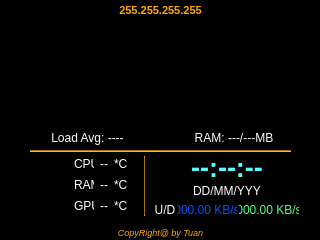
<?xml version="1.0" encoding="UTF-8"?>
<ui version="4.0">
 <class>MainWindow</class>
 <widget class="QMainWindow" name="MainWindow">
  <property name="geometry">
   <rect>
    <x>0</x>
    <y>0</y>
    <width>320</width>
    <height>240</height>
   </rect>
  </property>
  <property name="windowTitle">
   <string>MainWindow</string>
  </property>
  <property name="styleSheet">
   <string notr="true">background-color: rgb(0, 0, 0);</string>
  </property>
  <widget class="QWidget" name="mainBackground">
   <widget class="QLabel" name="BackgroundLabel">
    <property name="geometry">
     <rect>
      <x>0</x>
      <y>0</y>
      <width>321</width>
      <height>241</height>
     </rect>
    </property>
    <property name="styleSheet">
     <string notr="true">QLabel {
    background: transparent;
	border: none;
}</string>
    </property>
    <property name="text">
     <string/>
    </property>
    <property name="pixmap">
     <pixmap resource="BackGround.qrc">:/Background/Background.png</pixmap>
    </property>
    <property name="scaledContents">
     <bool>true</bool>
    </property>
   </widget>
   <widget class="QLabel" name="lbCopyRight">
    <property name="geometry">
     <rect>
      <x>0</x>
      <y>225</y>
      <width>321</width>
      <height>15</height>
     </rect>
    </property>
    <property name="sizePolicy">
     <sizepolicy hsizetype="Preferred" vsizetype="Preferred">
      <horstretch>0</horstretch>
      <verstretch>0</verstretch>
     </sizepolicy>
    </property>
    <property name="minimumSize">
     <size>
      <width>0</width>
      <height>0</height>
     </size>
    </property>
    <property name="maximumSize">
     <size>
      <width>16777215</width>
      <height>30</height>
     </size>
    </property>
    <property name="font">
     <font>
      <pointsize>7</pointsize>
      <italic>true</italic>
     </font>
    </property>
    <property name="layoutDirection">
     <enum>Qt::LayoutDirection::LeftToRight</enum>
    </property>
    <property name="autoFillBackground">
     <bool>false</bool>
    </property>
    <property name="styleSheet">
     <string notr="true">QLabel {
	color: rgb(255, 170, 0);
    background: transparent;
	border: none;
}</string>
    </property>
    <property name="lineWidth">
     <number>0</number>
    </property>
    <property name="text">
     <string notr="true">CopyRight@ by Tuan</string>
    </property>
    <property name="textFormat">
     <enum>Qt::TextFormat::RichText</enum>
    </property>
    <property name="scaledContents">
     <bool>true</bool>
    </property>
    <property name="alignment">
     <set>Qt::AlignmentFlag::AlignCenter</set>
    </property>
    <property name="textInteractionFlags">
     <set>Qt::TextInteractionFlag::NoTextInteraction</set>
    </property>
   </widget>
   <widget class="QLabel" name="lbMyIP">
    <property name="geometry">
     <rect>
      <x>0</x>
      <y>0</y>
      <width>321</width>
      <height>20</height>
     </rect>
    </property>
    <property name="minimumSize">
     <size>
      <width>0</width>
      <height>0</height>
     </size>
    </property>
    <property name="maximumSize">
     <size>
      <width>16777215</width>
      <height>20</height>
     </size>
    </property>
    <property name="font">
     <font>
      <family>Segoe UI</family>
      <pointsize>8</pointsize>
      <bold>true</bold>
     </font>
    </property>
    <property name="styleSheet">
     <string notr="true">QLabel {
	color: rgb(255, 170, 0);
    background: transparent;
	border: none;
}</string>
    </property>
    <property name="text">
     <string>255.255.255.255</string>
    </property>
    <property name="alignment">
     <set>Qt::AlignmentFlag::AlignCenter</set>
    </property>
   </widget>
   <widget class="QWidget" name="horizontalLayoutWidget">
    <property name="geometry">
     <rect>
      <x>14</x>
      <y>20</y>
      <width>293</width>
      <height>131</height>
     </rect>
    </property>
    <layout class="QHBoxLayout" name="horizontalLayout">
     <property name="spacing">
      <number>0</number>
     </property>
     <item>
      <layout class="QVBoxLayout" name="verticalLayout">
       <property name="spacing">
        <number>0</number>
       </property>
       <item>
        <widget class="RingMeter" name="meCPU" native="true">
         <property name="minimumSize">
          <size>
           <width>100</width>
           <height>100</height>
          </size>
         </property>
         <property name="baseSize">
          <size>
           <width>100</width>
           <height>100</height>
          </size>
         </property>
        </widget>
       </item>
       <item>
        <widget class="QLabel" name="lbCpuInfo">
         <property name="maximumSize">
          <size>
           <width>16777215</width>
           <height>20</height>
          </size>
         </property>
         <property name="font">
          <font>
           <family>Segoe UI</family>
           <pointsize>9</pointsize>
           <italic>false</italic>
           <bold>false</bold>
          </font>
         </property>
         <property name="styleSheet">
          <string notr="true">QLabel {
	color: rgb(255, 255, 255);
	font: 9pt &quot;Segoe UI&quot;;
    background: transparent;
	border: none;
}</string>
         </property>
         <property name="text">
          <string>Load Avg: ----</string>
         </property>
         <property name="alignment">
          <set>Qt::AlignmentFlag::AlignHCenter|Qt::AlignmentFlag::AlignTop</set>
         </property>
        </widget>
       </item>
      </layout>
     </item>
     <item>
      <layout class="QVBoxLayout" name="verticalLayout_2">
       <property name="spacing">
        <number>0</number>
       </property>
       <item>
        <widget class="RingMeter" name="meRam" native="true">
         <property name="minimumSize">
          <size>
           <width>100</width>
           <height>100</height>
          </size>
         </property>
         <property name="maximumSize">
          <size>
           <width>16777215</width>
           <height>16777215</height>
          </size>
         </property>
         <property name="baseSize">
          <size>
           <width>100</width>
           <height>100</height>
          </size>
         </property>
        </widget>
       </item>
       <item>
        <widget class="QLabel" name="lbRamInfo">
         <property name="maximumSize">
          <size>
           <width>16777215</width>
           <height>20</height>
          </size>
         </property>
         <property name="font">
          <font>
           <family>Segoe UI</family>
           <pointsize>9</pointsize>
           <italic>false</italic>
           <bold>false</bold>
          </font>
         </property>
         <property name="styleSheet">
          <string notr="true">QLabel {
	color: rgb(255, 255, 255);
	font: 9pt &quot;Segoe UI&quot;;
    background: transparent;
	border: none;
}</string>
         </property>
         <property name="text">
          <string>RAM: ---/---MB</string>
         </property>
         <property name="alignment">
          <set>Qt::AlignmentFlag::AlignHCenter|Qt::AlignmentFlag::AlignTop</set>
         </property>
        </widget>
       </item>
      </layout>
     </item>
    </layout>
   </widget>
   <widget class="QWidget" name="horizontalLayoutWidget_2">
    <property name="geometry">
     <rect>
      <x>14</x>
      <y>150</y>
      <width>293</width>
      <height>72</height>
     </rect>
    </property>
    <layout class="QHBoxLayout" name="horizontalLayout_2">
     <property name="spacing">
      <number>2</number>
     </property>
     <item>
      <layout class="QHBoxLayout" name="horizontalLayout_3">
       <item>
        <widget class="QLabel" name="lbTemperPicture">
         <property name="maximumSize">
          <size>
           <width>50</width>
           <height>60</height>
          </size>
         </property>
         <property name="styleSheet">
          <string notr="true">QLabel {
    background: transparent;
	border: none;
}</string>
         </property>
         <property name="text">
          <string/>
         </property>
         <property name="pixmap">
          <pixmap resource="temper.qrc">:/images/temper.png</pixmap>
         </property>
         <property name="scaledContents">
          <bool>true</bool>
         </property>
        </widget>
       </item>
       <item>
        <layout class="QVBoxLayout" name="verticalLayout_4">
         <property name="spacing">
          <number>0</number>
         </property>
         <item>
          <layout class="QHBoxLayout" name="horizontalLayout_4">
           <item>
            <widget class="QLabel" name="label">
             <property name="maximumSize">
              <size>
               <width>20</width>
               <height>15</height>
              </size>
             </property>
             <property name="styleSheet">
              <string notr="true">QLabel {
	color: rgb(255, 255, 255);
	font: 700 6pt &quot;Segoe UI&quot;;
    background: transparent;
	border: none;
}</string>
             </property>
             <property name="text">
              <string>CPU</string>
             </property>
            </widget>
           </item>
           <item>
            <widget class="QLabel" name="lbCpuTemp">
             <property name="maximumSize">
              <size>
               <width>20</width>
               <height>15</height>
              </size>
             </property>
             <property name="styleSheet">
              <string notr="true">QLabel {
	color: rgb(255, 255, 255);
	font: 6pt &quot;Segoe UI&quot;;
    background: transparent;
	border: none;
}</string>
             </property>
             <property name="text">
              <string>--</string>
             </property>
             <property name="alignment">
              <set>Qt::AlignmentFlag::AlignCenter</set>
             </property>
            </widget>
           </item>
           <item>
            <widget class="QLabel" name="label_3">
             <property name="maximumSize">
              <size>
               <width>20</width>
               <height>15</height>
              </size>
             </property>
             <property name="styleSheet">
              <string notr="true">QLabel {
	color: rgb(255, 255, 255);
	font: 6pt &quot;Segoe UI&quot;;
    background: transparent;
	border: none;
}</string>
             </property>
             <property name="text">
              <string>*C</string>
             </property>
            </widget>
           </item>
          </layout>
         </item>
         <item>
          <layout class="QHBoxLayout" name="horizontalLayout_5">
           <item>
            <widget class="QLabel" name="label_5">
             <property name="maximumSize">
              <size>
               <width>20</width>
               <height>15</height>
              </size>
             </property>
             <property name="styleSheet">
              <string notr="true">QLabel {
	color: rgb(255, 255, 255);
	font: 700 6pt &quot;Segoe UI&quot;;
    background: transparent;
	border: none;
}</string>
             </property>
             <property name="text">
              <string>RAM</string>
             </property>
            </widget>
           </item>
           <item>
            <widget class="QLabel" name="lbRamTemp">
             <property name="maximumSize">
              <size>
               <width>20</width>
               <height>15</height>
              </size>
             </property>
             <property name="styleSheet">
              <string notr="true">QLabel {
	color: rgb(255, 255, 255);
	font: 6pt &quot;Segoe UI&quot;;
    background: transparent;
	border: none;
}</string>
             </property>
             <property name="text">
              <string>--</string>
             </property>
             <property name="alignment">
              <set>Qt::AlignmentFlag::AlignCenter</set>
             </property>
            </widget>
           </item>
           <item>
            <widget class="QLabel" name="label_6">
             <property name="maximumSize">
              <size>
               <width>20</width>
               <height>15</height>
              </size>
             </property>
             <property name="styleSheet">
              <string notr="true">QLabel {
	color: rgb(255, 255, 255);
	font: 6pt &quot;Segoe UI&quot;;
    background: transparent;
	border: none;
}</string>
             </property>
             <property name="text">
              <string>*C</string>
             </property>
            </widget>
           </item>
          </layout>
         </item>
         <item>
          <layout class="QHBoxLayout" name="horizontalLayout_6">
           <item>
            <widget class="QLabel" name="label_8">
             <property name="maximumSize">
              <size>
               <width>20</width>
               <height>15</height>
              </size>
             </property>
             <property name="styleSheet">
              <string notr="true">QLabel {
	color: rgb(255, 255, 255);
	font: 700 6pt &quot;Segoe UI&quot;;
    background: transparent;
	border: none;
}</string>
             </property>
             <property name="text">
              <string>GPU</string>
             </property>
            </widget>
           </item>
           <item>
            <widget class="QLabel" name="lbGpuTemp">
             <property name="maximumSize">
              <size>
               <width>20</width>
               <height>15</height>
              </size>
             </property>
             <property name="styleSheet">
              <string notr="true">QLabel {
	color: rgb(255, 255, 255);
	font: 6pt &quot;Segoe UI&quot;;
    background: transparent;
	border: none;
}</string>
             </property>
             <property name="text">
              <string>--</string>
             </property>
             <property name="alignment">
              <set>Qt::AlignmentFlag::AlignCenter</set>
             </property>
            </widget>
           </item>
           <item>
            <widget class="QLabel" name="label_9">
             <property name="maximumSize">
              <size>
               <width>20</width>
               <height>15</height>
              </size>
             </property>
             <property name="styleSheet">
              <string notr="true">QLabel {
	color: rgb(255, 255, 255);
	font: 6pt &quot;Segoe UI&quot;;
    background: transparent;
	border: none;
}</string>
             </property>
             <property name="text">
              <string>*C</string>
             </property>
            </widget>
           </item>
          </layout>
         </item>
        </layout>
       </item>
      </layout>
     </item>
     <item>
      <widget class="Line" name="VeticalLine">
       <property name="maximumSize">
        <size>
         <width>1</width>
         <height>60</height>
        </size>
       </property>
       <property name="styleSheet">
        <string notr="true">background-color: rgb(255, 170, 0);</string>
       </property>
       <property name="frameShadow">
        <enum>QFrame::Shadow::Raised</enum>
       </property>
       <property name="orientation">
        <enum>Qt::Orientation::Vertical</enum>
       </property>
      </widget>
     </item>
     <item>
      <layout class="QVBoxLayout" name="verticalLayout_3">
       <item>
        <widget class="ClickableLabelClass" name="lbCurrentTime">
         <property name="maximumSize">
          <size>
           <width>16777215</width>
           <height>26</height>
          </size>
         </property>
         <property name="font">
          <font>
           <family>Segoe UI</family>
           <pointsize>20</pointsize>
           <italic>false</italic>
           <bold>true</bold>
          </font>
         </property>
         <property name="styleSheet">
          <string notr="true">QLabel {
	color: rgb(85, 255, 255);
	font: 700 20pt &quot;Segoe UI&quot;;
    background: transparent;
	border: none;
}</string>
         </property>
         <property name="text">
          <string>--:--:--</string>
         </property>
         <property name="scaledContents">
          <bool>true</bool>
         </property>
         <property name="alignment">
          <set>Qt::AlignmentFlag::AlignCenter</set>
         </property>
         <property name="margin">
          <number>-5</number>
         </property>
        </widget>
       </item>
       <item>
        <widget class="QLabel" name="lbCurrentDate">
         <property name="maximumSize">
          <size>
           <width>16777214</width>
           <height>10</height>
          </size>
         </property>
         <property name="baseSize">
          <size>
           <width>0</width>
           <height>10</height>
          </size>
         </property>
         <property name="styleSheet">
          <string notr="true">QLabel {
	color: rgb(255, 255, 255);
	font: 700 9pt &quot;Segoe UI&quot;;
    background: transparent;
	border: none;
}</string>
         </property>
         <property name="text">
          <string>DD/MM/YYY</string>
         </property>
         <property name="alignment">
          <set>Qt::AlignmentFlag::AlignCenter</set>
         </property>
         <property name="margin">
          <number>-5</number>
         </property>
        </widget>
       </item>
       <item>
        <layout class="QHBoxLayout" name="horizontalLayout_8">
         <item>
          <widget class="QLabel" name="label_7">
           <property name="maximumSize">
            <size>
             <width>20</width>
             <height>15</height>
            </size>
           </property>
           <property name="styleSheet">
            <string notr="true">QLabel {
	color: rgb(255, 255, 255);
	font: 700 7pt &quot;Segoe UI&quot;;
    background: transparent;
	border: none;
}</string>
           </property>
           <property name="text">
            <string>U/D</string>
           </property>
           <property name="alignment">
            <set>Qt::AlignmentFlag::AlignCenter</set>
           </property>
          </widget>
         </item>
         <item>
          <widget class="QLabel" name="lbNetworkUp">
           <property name="maximumSize">
            <size>
             <width>60</width>
             <height>15</height>
            </size>
           </property>
           <property name="styleSheet">
            <string notr="true">QLabel {
	color: rgb(0, 85, 255);
	font: 7pt &quot;Segoe UI&quot;;
    background: transparent;
	border: none;
}</string>
           </property>
           <property name="text">
            <string>000.00 KB/s</string>
           </property>
           <property name="alignment">
            <set>Qt::AlignmentFlag::AlignCenter</set>
           </property>
          </widget>
         </item>
         <item>
          <widget class="QLabel" name="lbNetworkDown">
           <property name="maximumSize">
            <size>
             <width>60</width>
             <height>15</height>
            </size>
           </property>
           <property name="styleSheet">
            <string notr="true">QLabel {
	color: rgb(85, 255, 127);
	font: 7pt &quot;Segoe UI&quot;;
    background: transparent;
	border: none;
}</string>
           </property>
           <property name="text">
            <string>000.00 KB/s</string>
           </property>
           <property name="alignment">
            <set>Qt::AlignmentFlag::AlignCenter</set>
           </property>
          </widget>
         </item>
        </layout>
       </item>
      </layout>
     </item>
    </layout>
   </widget>
   <widget class="Line" name="line">
    <property name="geometry">
     <rect>
      <x>30</x>
      <y>150</y>
      <width>261</width>
      <height>2</height>
     </rect>
    </property>
    <property name="maximumSize">
     <size>
      <width>16777215</width>
      <height>2</height>
     </size>
    </property>
    <property name="styleSheet">
     <string notr="true">background-color: rgb(255, 170, 0);</string>
    </property>
    <property name="orientation">
     <enum>Qt::Orientation::Horizontal</enum>
    </property>
   </widget>
   <zorder>BackgroundLabel</zorder>
   <zorder>horizontalLayoutWidget</zorder>
   <zorder>horizontalLayoutWidget_2</zorder>
   <zorder>lbCopyRight</zorder>
   <zorder>lbMyIP</zorder>
   <zorder>line</zorder>
  </widget>
 </widget>
 <customwidgets>
  <customwidget>
   <class>ClickableLabelClass</class>
   <extends>QLabel</extends>
   <header>clickablelabelclass.h</header>
  </customwidget>
  <customwidget>
   <class>RingMeter</class>
   <extends>QWidget</extends>
   <header>RingMeter.h</header>
   <container>1</container>
  </customwidget>
 </customwidgets>
 <resources>
  <include location="BackGround.qrc"/>
  <include location="temper.qrc"/>
 </resources>
 <connections/>
</ui>
